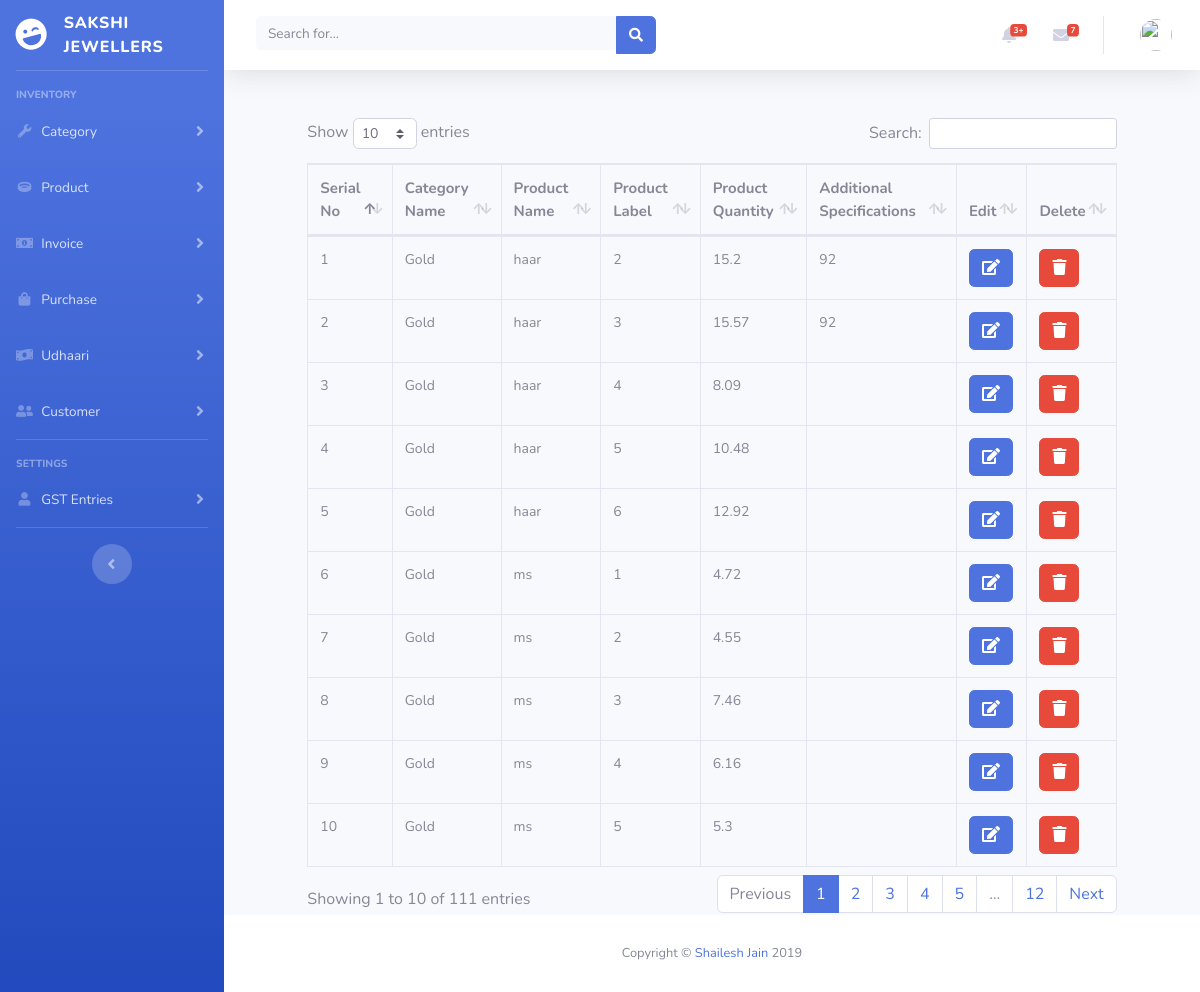
/products.php, run on the app's committed database.
### tables this page shows
CREATE TABLE `products` (
  `product_id` int(11) NOT NULL,
  `product_name` varchar(255) NOT NULL,
  `product_label` int(11) NOT NULL,
  `product_quantity` double NOT NULL,
  `additional_specifications` text NOT NULL,
  `category_id` int(11) NOT NULL,
  `deleted` int(1) NOT NULL DEFAULT '0',
  `created_at` datetime NOT NULL,
  `updated_at` datetime NOT NULL,
  `deleted_at` datetime NOT NULL,
  `created_by` int(11) NOT NULL,
  `updated_by` int(11) NOT NULL,
  `deleted_by` int(11) NOT NULL
);

CREATE TABLE `categories` (
  `category_id` int(11) NOT NULL,
  `category_name` varchar(255) NOT NULL,
  `gst_id` int(11) NOT NULL,
  `deleted` int(1) NOT NULL DEFAULT '0',
  `created_at` datetime NOT NULL,
  `updated_at` datetime NOT NULL,
  `deleted_at` datetime NOT NULL,
  `created_by` int(11) NOT NULL,
  `updated_by` int(11) NOT NULL,
  `deleted_by` int(11) NOT NULL
);

### products.php (called while the page is built, shortened)
<?php
require_once ('helpers/static-components.php');

### db/core/CRUD.class.php (called while the page is built, shortened)
<?php
class CRUD
{
    private static $pdo;
    private static $dsn = "mysql:host=".HOST.";dbname=".DB;
    public static function init()
    {
        try
        {
            self::$pdo = new PDO(self::$dsn, USERNAME, PASSWORD);
            self::$pdo->setAttribute(PDO::ATTR_DEFAULT_FETCH_MODE, PDO::FETCH_OBJ);
        }
        catch (PDOException $ex)
        {
             throw $ex;
        }
    }
    public static function query($query, ...$params)
    {
        if(strpos($query, "?") === false){
            $res = self::$pdo->query($query);
            return $res;
        }
        return self::executePreparedStatement($query, ...$params);
    }
}

### db/models/Product.class.php (called while the page is built, shortened)
<?php
class Product extends Table
{
    public static function viewAll()
    {
        return  CRUD::query("SELECT @sr_no:=@sr_no+1 as serial_no, products.*, categories.category_name from products INNER JOIN categories on products.category_id = categories.category_id INNER JOIN (SELECT @sr_no:= 0) AS a WHERE products.deleted = 0");
    }
}

### includes/pages/products/view-all-products.php (the view, shortened to what this page needs)
<?php
$rs = Product::viewAll();
$column_names_as = array(
    "serial_no" => "Serial No",
    "category_name" => "Category Name",
    "product_name" => "Product Name",
    "product_label" => "Product Label",
    "product_quantity" => "Product Quantity",
    "additional_specifications" => "Additional Specifications",
);
?>
<div class="row">
    <div class="offset-1 col-md-10">
        <div class="table-responsive">
            <table class="tables table table-bordered">
                <thead>
                    <tr>
                        <?php
                        foreach ($column_names_as as $column_name_as) {
                            echo "<th>{$column_name_as}</th>";
                        }
                        ?>
                        <th>Edit</th>
                        <th>Delete</th>
                    </tr>
                </thead>
                <tbody>
                <?php
                $column_names = array_keys($column_names_as);
                while($row = $rs->fetch(PDO::FETCH_ASSOC)) {
                    echo "<tr>";
                    foreach ($column_names as $column_name) {
                        echo "<td>$row[$column_name]</td>";
                    }
                    echo "<td><a class='btn btn-primary text-white' href='products.php?src=edit-product&id={$row["product_id"]}' data-toggle='tooltip' data-html='true' title='Edit this product'><i class='fa fa-edit'></i></a></td>";
                    echo "<td><a class='btn btn-danger text-white delete' data-toggle='modal' data-target='#deleteModal' data-html='true' title='Delete this product' data-delete='products.php?form=delete-product&id={$row["product_id"]}'><i class='fa fa-trash'></i></a></td>";
                    echo "</tr>";
                }
                ?>
                </tbody>
            </table>
        </div>
    </div>
</div>

### data on the page
products: column_name "1", category.category_name "Gold", product_name "haar", product_label "2", product_quantity "15.2", additional_specifications "92"
products: column_name "2", category.category_name "Gold", product_name "haar", product_label "3", product_quantity "15.57", additional_specifications "92"
products: column_name "3", category.category_name "Gold", product_name "haar", product_label "4", product_quantity "8.09"
products: column_name "4", category.category_name "Gold", product_name "haar", product_label "5", product_quantity "10.48"
products: column_name "5", category.category_name "Gold", product_name "haar", product_label "6", product_quantity "12.92"
products: column_name "6", category.category_name "Gold", product_name "ms", product_label "1", product_quantity "4.72"
products: column_name "7", category.category_name "Gold", product_name "ms", product_label "2", product_quantity "4.55"
products: column_name "8", category.category_name "Gold", product_name "ms", product_label "3", product_quantity "7.46"
products: column_name "9", category.category_name "Gold", product_name "ms", product_label "4", product_quantity "6.16"
products: column_name "10", category.category_name "Gold", product_name "ms", product_label "5", product_quantity "5.3"

### other printed values
$column_name_as "Serial No"
$column_name_as "Category Name"
$column_name_as "Product Name"
$column_name_as "Product Label"
$column_name_as "Product Quantity"
$column_name_as "Additional Specifications"
